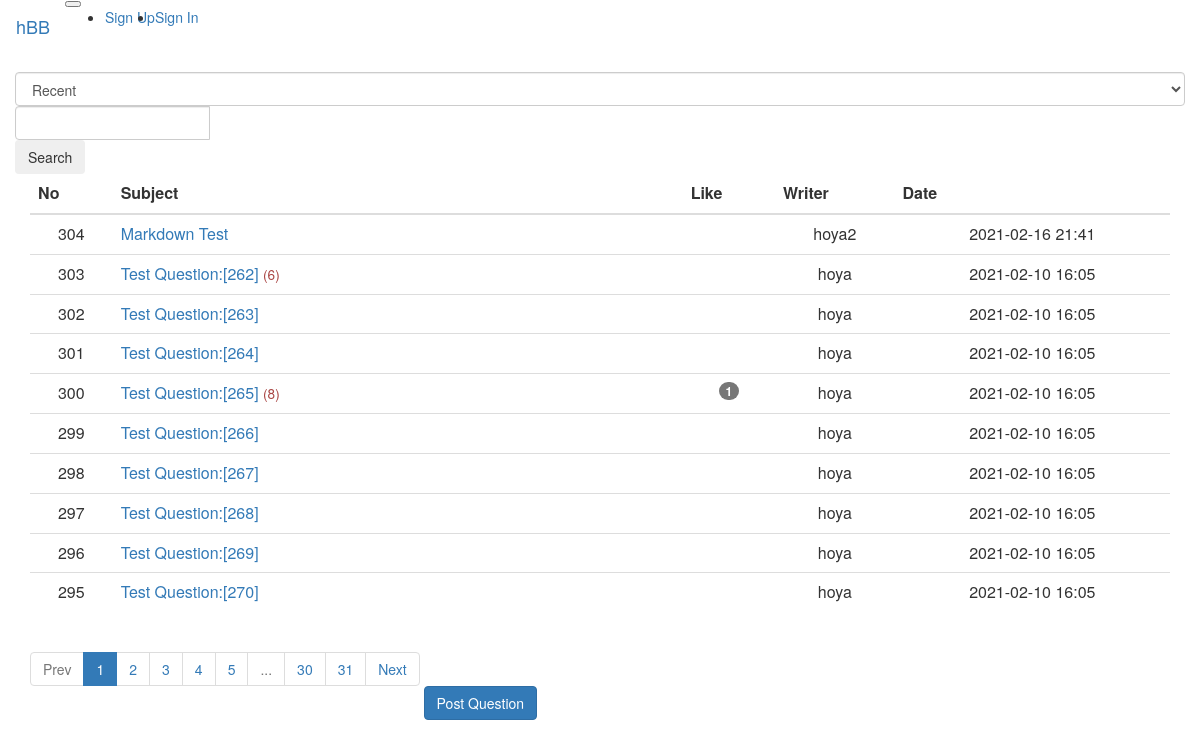
Page /question/list/ on the committed database.
### src/models/question.py (models this page shows)
class QuestionModel(db.Model):
    id = db.Column(db.Integer, primary_key=True)
    subject = db.Column(db.String(200), nullable=False)
    content = db.Column(db.Text(), nullable=False)
    created_date = db.Column(db.DateTime(), nullable=False)
    user_id = db.Column(
        db.Integer, db.ForeignKey("user_model.id", ondelete="CASCADE"), nullable=False
    )
    user = db.relationship("UserModel", backref=db.backref("question_set"))
    modified_date = db.Column(db.DateTime(), nullable=True)
    like = db.relationship(
        "UserModel", secondary=question_like, backref=db.backref("question_like_set")
    )

### src/models/user.py (models this page shows)
class UserModel(db.Model):
    id = db.Column(db.Integer, primary_key=True)
    username = db.Column(db.String(150), unique=True, nullable=False)
    password = db.Column(db.String(200), nullable=False)
    email = db.Column(db.String(120), unique=True, nullable=False)

### src/views/question_views.py (the view, shortened to what this page needs)
@bp.route("/list/")
def _list():
    page = request.args.get("page", type=int, default=1)
    keyword = request.args.get("keyword", type=str, default="")
    sort = request.args.get("sort", type=str, default="recent")
    if sort == "recommend":
        sub_query = (
            db.session.query(
                question_like.c.question_id, func.count("*").label("num_like")
            )
            .group_by(question_like.c.question_id)
            .subquery()
        )
        question_list = QuestionModel.query.outerjoin(
            sub_query, QuestionModel.id == sub_query.c.question_id
        ).order_by(sub_query.c.num_like.desc(), QuestionModel.created_date.desc())
    else:
        question_list = QuestionModel.query.order_by(QuestionModel.created_date.desc())
    question_list = question_list.paginate(page, per_page=10)
    return render_template(
        "question/question_list.html",
        question_list=question_list,
        page=page,
        keyword=keyword,
        sort=sort,
    )

### src/filter.py (called while the page is built)
def format_datetime(value, fmt="%Y-%m-%d %H:%M"):
    return value.strftime(fmt)

### src/views/account_views.py (called while the page is built)
@bp.before_app_request
def load_signed_in_user():
    user_id = session.get("user_id")
    if user_id is None:
        g.user = None
    else:
        g.user = UserModel.query.get(user_id)

### src/templates/question/question_list.html (shortened to what this page needs)
{% extends "base.html" %}
{% block content %}
<div class="container my-3">
    <div class="row justify-content-between my-3">
        <div class="col-2">
            <select class="form-control sort">
                <option value="recent" {% if sort=='recent' %}selected{% endif %}>Recent</option>
            </select>
        </div>
        <div class="col-4 input-group">
            <input class="form-control keyword" type="text" value="{{ keyword or '' }}">
            <div class="input-group-append">
                <button id="btn_search" class="btn btn-outline-secondary" type="button">Search</button>
            </div>
        </div>
    </div>
    <table class="table">
        <thead>
            <tr class="text-center thead-dark">
                <th>No</th>
                <th style="width: 50%">Subject</th>
                <th>Like</th>
                <th>Writer</th>
                <th>Date</th>
            </tr>
        </thead>
        <tbody>
            {% if question_list %}
            {% for question in question_list.items %}
            <tr class="text-center">
                <td>{{ question_list.total - ((question_list.page - 1) * question_list.per_page) - loop.index0 }}</td>
                <td class="text-left">
                    <a href="{{ url_for('question.detail', question_id=question.id) }}">
                        {{ question.subject }}
                    </a>
                    {% if question.answer_set|length > 0 %}
                    <span class="text-danger small ml-2">({{ question.answer_set|length }})</span>
                    {% endif %}
                </td>
                <td>
                    {% if question.like|length > 0 %}
                    <span class="badge badge-warning px-2 py-1">{{ question.like|length }}</span>
                    {% endif %}
                </td>
                <td>{{ question.user.username }}</td>
                <td>{{ question.created_date|datetime }}</td>
            </tr>
            {% endfor %}
            {% else %}
            <tr>
                <td colspan="3">There are no questions.</td>
            </tr>
            {% endif %}
        </tbody>
    </table>
    <ul class="pagination justify-content-center">
        {% if question_list.has_prev %}
        <li class="page-item">
            <a class="page-link" data-page="{{ question_list.prev_num }}" href="#">Prev</a>
        </li>
        {% else %}
        <li class="page-item disabled">
            <a class="page-link" tabindex="-1" aria-disabled="true" href="#">Prev</a>
        </li>
        {% endif %}
        {% for page_num in question_list.iter_pages() %}
        {% if page_num %}
        {% if page_num != question_list.page %}
        <li class="page-item">
            <a class="page-link" data-page="{{ page_num }}" href="#">{{ page_num }}</a>
        </li>
        {% else %}
        <li class="page-item active" aria-current="page">
            <a class="page-link" href="#">{{ page_num }}</a>
        </li>
        {% endif %}
        {% else %}
        <li class="disabled">
            <a class="page-link" href="#">...</a>
        </li>
        {% endif %}
        {% endfor %}
        {% if question_list.has_next %}
        <li class="page-item">
            <a class="page-link" data-page="{{ question_list.next_num }}" href="#">Next</a>
        </li>
        {% else %}
        <li class="page-item disabled">
            <a class="page-link" tabindex="-1" aria-disabled="true" href="#">Next</a>
        </li>
        {% endif %}
    </ul>
    <a href="{{ url_for('question.create') }}" class="btn btn-primary">Post Question</a>
</div>
{% endblock %}

### rows in the picture
QuestionModel: total "304", subject "Markdown Test", user.username "hoya2", created_date "2021-02-16 21:41"
QuestionModel: total "303", subject "Test Question:[262]", answer_set|length "6", user.username "hoya", created_date "2021-02-10 16:05"
QuestionModel: total "302", subject "Test Question:[263]", user.username "hoya", created_date "2021-02-10 16:05"
QuestionModel: total "301", subject "Test Question:[264]", user.username "hoya", created_date "2021-02-10 16:05"
QuestionModel: total "300", subject "Test Question:[265]", answer_set|length "8", like|length "1", user.username "hoya", created_date "2021-02-10 16:05"
QuestionModel: total "299", subject "Test Question:[266]", user.username "hoya", created_date "2021-02-10 16:05"
QuestionModel: total "298", subject "Test Question:[267]", user.username "hoya", created_date "2021-02-10 16:05"
QuestionModel: total "297", subject "Test Question:[268]", user.username "hoya", created_date "2021-02-10 16:05"
QuestionModel: total "296", subject "Test Question:[269]", user.username "hoya", created_date "2021-02-10 16:05"
QuestionModel: total "295", subject "Test Question:[270]", user.username "hoya", created_date "2021-02-10 16:05"

### other values in the picture
{{ page_num }} "1"
{{ page_num }} "2" "3" "4" "5" "30" "31"
